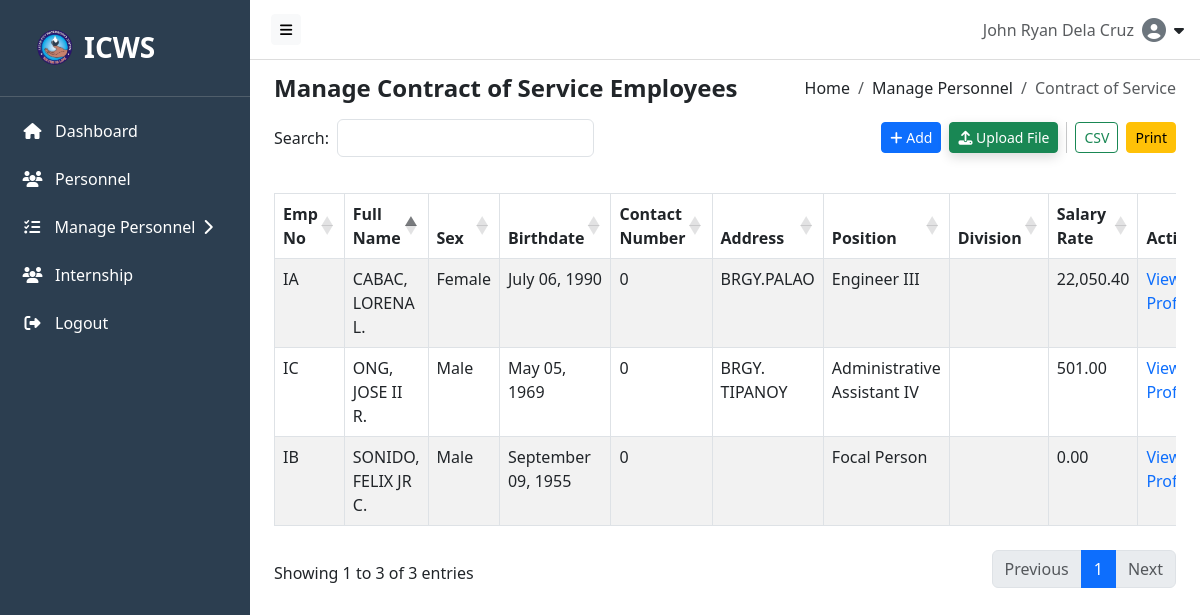
The app's page /src/components/manage_cos.php (signed in) with its own data.
### tables this page shows
CREATE TABLE `contract_service` (
  `contractservice_id` int(5) NOT NULL,
  `personnel_id` int(5) DEFAULT NULL,
  `salaryRate` float(10,2) DEFAULT NULL,
  `createdAt` timestamp NOT NULL DEFAULT current_timestamp() ON UPDATE current_timestamp(),
  `updatedAt` timestamp NOT NULL DEFAULT current_timestamp() ON UPDATE current_timestamp()
);

CREATE TABLE `personnel` (
  `personnel_id` int(5) NOT NULL,
  `Emp_No` varchar(100) NOT NULL,
  `emp_type` enum('Regular','Job Order','Contract') NOT NULL,
  `emp_status` enum('Active','Inactive') NOT NULL,
  `full_name` varchar(255) DEFAULT NULL,
  `position` varchar(255) DEFAULT NULL,
  `unit` varchar(100) NOT NULL,
  `section` varchar(100) NOT NULL,
  `team` varchar(255) NOT NULL,
  `operator` varchar(255) NOT NULL,
  `division` varchar(255) DEFAULT NULL,
  `contact_number` bigint(11) DEFAULT NULL,
  `sex` enum('Male','Female') DEFAULT NULL,
  `birthdate` date DEFAULT NULL,
  `address` varchar(255) DEFAULT NULL,
  `profile_picture` varchar(255) NOT NULL,
  `createdAt` timestamp NOT NULL DEFAULT current_timestamp() ON UPDATE current_timestamp(),
  `updatedAt` timestamp NOT NULL DEFAULT current_timestamp() ON UPDATE current_timestamp()
);

### src/components/manage_cos.php (the view, shortened to what this page needs)
<?php
include_once __DIR__ . '/../../backend/db.php';
$contract = [];
$result = $conn->query("
  SELECT
    p.Emp_No,
    p.full_name,
    p.sex,
    p.birthdate,
    p.contact_number,
    p.address,
    p.position,
    p.division,
    cs.salaryRate
  FROM contract_service cs
  JOIN personnel p ON cs.personnel_id = p.personnel_id
  WHERE p.emp_type = 'Contract' AND p.emp_status = 'Active'
  ORDER BY p.full_name ASC
  LIMIT 50
");
if ($result && $result->num_rows > 0) {
    while ($row = $result->fetch_assoc()) {
        $contract[] = $row;
    }
}
?>
<!DOCTYPE html>
<html lang="en">
<head>
  <link rel="stylesheet" href="https://cdn.jsdelivr.net/npm/bootstrap@5.3.0/dist/css/bootstrap.min.css">
  <link rel="stylesheet" href="https://cdnjs.cloudflare.com/ajax/libs/font-awesome/6.4.0/css/all.min.css">
  <link rel="stylesheet" href="https://cdn.datatables.net/1.13.6/css/dataTables.bootstrap5.min.css">
  <link rel="stylesheet" href="https://cdn.datatables.net/buttons/2.4.1/css/buttons.bootstrap5.min.css">
</head>
<body>
<?php include __DIR__ . '/../hero/navbar.php'; ?>
<?php include __DIR__ . '/../hero/sidebar.php'; ?>
<div class="content" id="content">
  <div class="d-flex justify-content-between align-items-center flex-wrap mb-3">
    <h4 class="mb-0 fw-bold">Manage Contract of Service Employees</h4>
    <nav aria-label="breadcrumb">
      <ol class="breadcrumb mb-0">
        <li class="breadcrumb-item"><a class="breadcrumb-link" href="http://localhost/ICWS-Personnel-Profiling/src/hero/home.php">Home</a></li>
        <li class="breadcrumb-item"><a class="breadcrumb-link" href="http://localhost/ICWS-Personnel-Profiling/src/components/personnel_record.php">Manage Personnel</a></li>
        <li class="breadcrumb-item active" aria-current="page">Contract of Service</li>
      </ol>
    </nav>
  </div>
  <div class="search-buttons-container row align-items-center mb-4">
    <div class="col-md-6 d-flex align-items-center gap-2">
      <label for="searchInput" class="form-label mb-0">Search:</label>
      <div id="customSearchContainer">
        <input type="text" id="searchInput" class="form-control" placeholder=" ">
      </div>
    </div>
    <div class="col-md-6 text-end">
      <div class="d-flex flex-wrap justify-content-end align-items-center gap-2">
        <button class="btn btn-primary btn-sm" onclick="window.location.href='http://localhost/ICWS-Personnel-Profiling/src/components/add_cos.php'"><i class="fas fa-plus"></i> Add</button>
        <button class="btn btn-success btn-sm shadow-custom text-white" data-bs-toggle="modal" data-bs-target="#uploadModal">
          <i class="fas fa-upload"></i> Upload File
        </button>
        <button class="btn btn-outline-success export-btn btn-sm" data-type="csv">CSV</button>
        <button class="btn btn-warning btn-sm" onclick="window.location.href='http://localhost/ICWS-Personnel-Profiling/src/components/print.php'">Print</button>
      </div>
    </div>
  </div>
  <div class="table-container">
    <table class="table table-striped table-bordered" id="personnelTable">
      <thead>
        <tr>
          <th>Emp No</th>
          <th>Full Name</th>
          <th>Sex</th>
          <th>Birthdate</th>
          <th>Contact Number</th>
          <th>Address</th>
          <th>Position</th>
          <th>Division</th>
          <th>Salary Rate</th>
          <th>Action</th>
        </tr>
      </thead>
      <tbody>
        <?php foreach ($contract as $index => $cos): ?>
          <tr>
            <td><?= htmlspecialchars($cos['Emp_No']) ?></td>
            <td><?= htmlspecialchars($cos['full_name']) ?></td>
            <td><?= htmlspecialchars($cos['sex']) ?></td>
            <td>
            <?= !empty($cos['birthdate'])
                ? date('F d, Y', strtotime($cos['birthdate']))
                : 'N/A';
            ?>
          </td>
            <td><?= htmlspecialchars($cos['contact_number']) ?></td>
            <td><?= htmlspecialchars($cos['address']) ?></td>
            <td><?= htmlspecialchars($cos['position']) ?></td>
            <td><?= htmlspecialchars($cos['division']) ?></td>
            <td><?= htmlspecialchars(number_format($cos['salaryRate'], 2)) ?></td>
            <td><a href="profile.php?Emp_No=<?= urlencode($cos['Emp_No']) ?>" class="view-link">View Profile</a></td>
          </tr>
        <?php endforeach; ?>
      </tbody>
    </table>
  </div>
</div>
</body>
</html>

### src/components/manage_cos.php (style rules this page uses)
body { font-family: Arial; }
.content { padding: 30px; }
.table-container { margin-top: 30px; }
.breadcrumb-link { color: inherit; text-decoration: none; transition: color 0.2s ease; }
.view-link { color: #0d6efd; text-decoration: none; transition: color 0.2s ease, text-decoration 0.2s ease; }
.search-buttons-container { margin-top: 25px; }
.shadow-custom { box-shadow: 0 4px 12px rgba(0, 0, 0, 0.15); }

### src/hero/navbar.php (style rules this page uses)
#content { margin-left: 250px; transition: margin-left 0.3s ease; padding: 1.5rem; margin-top: 50px }

### records on screen
contract_service: personnel.Emp_No "IA", personnel.full_name "CABAC, LORENA L.", personnel.sex "Female", personnel.birthdate "July 06, 1990", personnel.contact_number "0", personnel.address "BRGY.PALAO", personnel.position "Engineer III", salaryRate "22,050.40"
contract_service: personnel.Emp_No "IC", personnel.full_name "ONG, JOSE II R.", personnel.sex "Male", personnel.birthdate "May 05, 1969", personnel.contact_number "0", personnel.address "BRGY. TIPANOY", personnel.position "Administrative Assistant IV", salaryRate "501.00"
contract_service: personnel.Emp_No "IB", personnel.full_name "SONIDO, FELIX JR C.", personnel.sex "Male", personnel.birthdate "September 09, 1955", personnel.contact_number "0", personnel.position "Focal Person", salaryRate "0.00"

### other values on screen
$fullName "John Ryan Dela Cruz"
